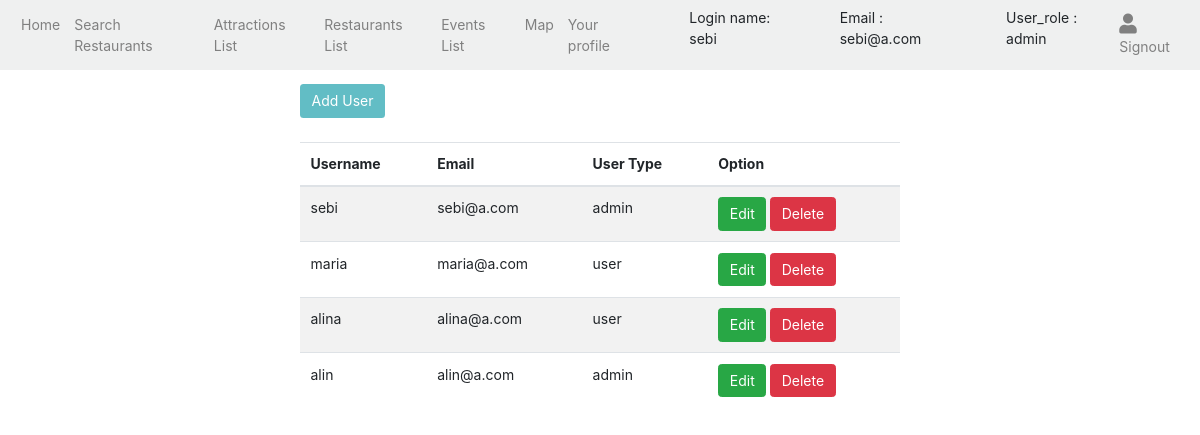
Screenshot of /admin.php (signed in) with the database file from the repository.
### tables this page shows
CREATE TABLE `user` (
  `userID` int(11) NOT NULL,
  `username` varchar(55) DEFAULT NULL,
  `user_email` varchar(100) NOT NULL,
  `password` varchar(300) NOT NULL,
  `fk_user_roleID` int(11) DEFAULT NULL,
  `fk_profileID` int(11) NOT NULL
);

CREATE TABLE `user_role` (
  `roleID` int(11) NOT NULL,
  `user_role` enum('admin','user') NOT NULL
);

### admin.php (the view, shortened to what this page needs)
<?php
include "./connection.php" ;
?>
<!DOCTYPE html>
<html>
<head>
	<link rel="stylesheet" href="./css/style.css">
	<link rel="stylesheet" href="https://stackpath.bootstrapcdn.com/bootstrap/4.1.3/css/bootstrap.min.css">
	<link rel="stylesheet" href="https://use.fontawesome.com/releases/v5.3.1/css/all.css">
	<link rel="stylesheet" href="https://unpkg.com/aos@next/dist/aos.css"/>
</head>
<body>
<?php include 'header.php'; ?>
<div class="manageUser">
    <a href="./actions/create.php"><button class="btn my-3" type="button">Add User</button></a>
    <table class="table table-striped">
        <thead>
            <tr>
                <th>Username</th>
                <th>Email</th>
                <th>User Type</th>
                <th>Option</th>
            </tr>
        </thead>
        <tbody>
              <?php
            $sql = "SELECT user.userID, user.username, user.user_email, user_role.user_role FROM user
            join user_role
            on user_role.roleID=user.fk_user_roleID";
            $result = $conn->query($sql);
            if($result->num_rows > 0) {
                while($row = $result->fetch_assoc()) {
                    echo "<tr>
                        <td>".$row['username']."</td>
                        <td>".$row['user_email']."</td>
                        <td>".$row['user_role']."</td>
                        <td>
                            <a href='update.php?id=".$row['userID']."'><button class='btn btn-success' type='button'>Edit</button></a>
                            <a href='delete.php?id=".$row['userID']."'><button class='btn btn-danger' type='button'>Delete</button></a>
                        </td>
                    </tr>";
                }
            } else {
                echo "<tr><td colspan='5'><center>No Data Avaliable</center></td></tr>";
            }
            ?>
        </tbody>
    </table>
</div>
</body>
</html>
</body>
</html>

### header.php (shortened to what this page needs)
<?php
require_once 'connection.php';
$res=mysqli_query($conn, "SELECT * FROM user, user_role WHERE userID=".$_SESSION['user']);
$userRow=mysqli_fetch_array($res, MYSQLI_ASSOC);
 ?>
<nav class="navbar navbar-expand-lg navbar-light" id="navbar">
  <div class="collapse navbar-collapse" id="navbarNav">
    <ul class="navbar-nav">
      <li class="nav-item active">
        <a class="nav-link" href="index.php">Home <span class="sr-only">(current)</span></a>
      </li>
      <li class="nav-item">
        <a class="nav-link" href="restaurant_display.php">Search Restaurants</a>
      </li>
       <li class="nav-item">
        <a class="nav-link" href="locations.php">Attractions List</a>
      </li>
      <li class="nav-item">
        <a class="nav-link" href="restaurants.php">Restaurants List</a>
      </li>
      <li class="nav-item">
        <a class="nav-link" href="events.php">Events List</a>
      </li>
      <li class="nav-item">
        <a class="nav-link" href="map.php">Map</a>
      </li>
      <li class="nav-item">
        <a class="nav-link" href="user_profile.php">Your profile</a>
      </li>
    </ul>
</div>
<ul>
<?php
        if (isset($_SESSION['user'])) {
          $displayName = $userRow['username'];
          echo "Login name",": ", $displayName," ";
        }
?>
</ul>
<ul>
<?php
        if (isset($_SESSION['user'])) {
          $displayEmail = $userRow['user_email'];
          echo "Email ", ": ", $displayEmail, "  ";
        }
?>
</ul>
<ul>
<?php
        if (isset($_SESSION['user'])) {
          $displayRole = $userRow['user_role'];
          echo "User_role ", ": ", $displayRole, "  ";
        }
?>
</ul>
<?php if(isset($_SESSION['user'])!="" ) {?>
<ul class="nav navbar-nav ml-auto" id="nav-right"  >
      <li><a href="logout.php?logout"><i class="fas fa-user"></i>Signout</a></li>
    </ul>
</nav>
<?php } ?>

### css/style.css (style rules this page uses)
* { font-size: 14px; }
#nav-right i { color: gray; font-size: 20px; }
.nav-link { color: black; }
#navbar, .section1 { background-color: #EFF0F0; }
#navbar a { color:gray; }
#social-links, .btn { background-color: #62BDC5; }
.btn { color: white; }
.manageUser { width: 50%; margin: auto; }
table { width: 100%; margin-top: 10px; }

### rows the page displays
user: username "sebi", user_email "sebi@a.com", fk_user_roleID.user_role "admin"
user_role: user_role "admin"
user: username "maria", user_email "maria@a.com", fk_user_roleID.user_role "user"
user: username "alina", user_email "alina@a.com", fk_user_roleID.user_role "user"
user: username "alin", user_email "alin@a.com", fk_user_roleID.user_role "admin"
